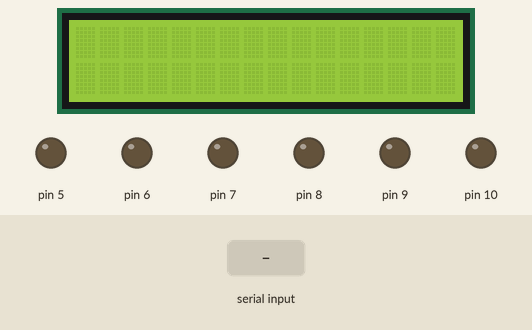
Simulated run of this sketch. Board: Arduino Uno, built with avr-gcc and run on an emulated ATmega328P. On the bench: 16×2 character LCD, output pins drawn as LEDs (lit = HIGH). The test bench sets the inputs (shaded band).

Above: at 1.2 s.
1.3 s: "forward" received over the second serial link
At 2.4 s:
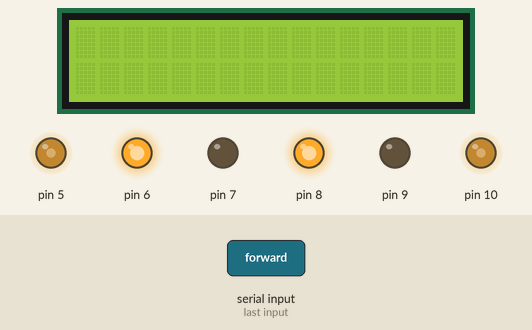
2.8 s: "backward" received over the second serial link
At 3.7 s:
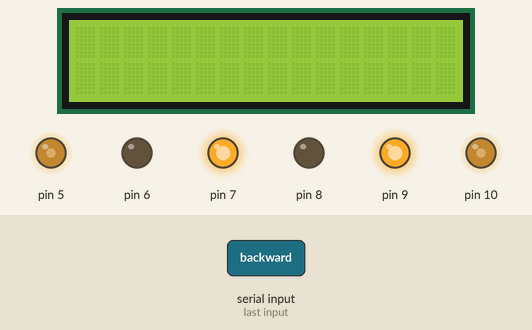
4.3 s: "turnLeft" received over the second serial link
At 4.9 s:
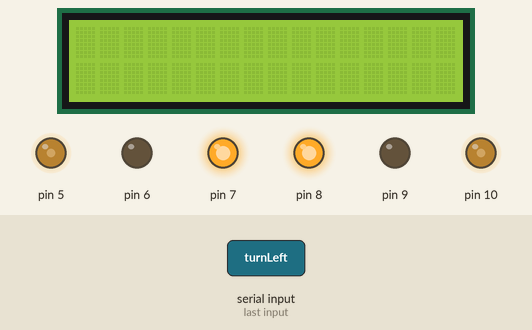
5.8 s: "turnRight" received over the second serial link
At 6.3 s:
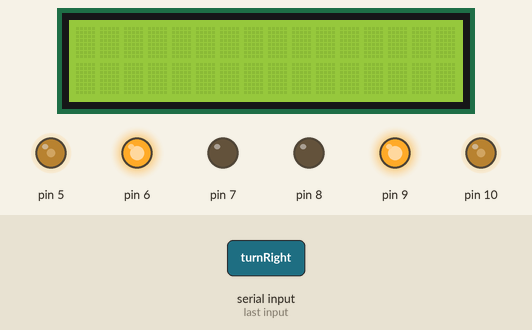
7.3 s: "stop" received over the second serial link
At 8.7 s:
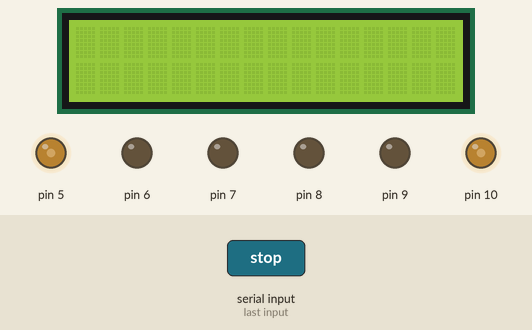
Timing chart, 0 to 9.8 s (numbered marks = the images above; inputs shaded):
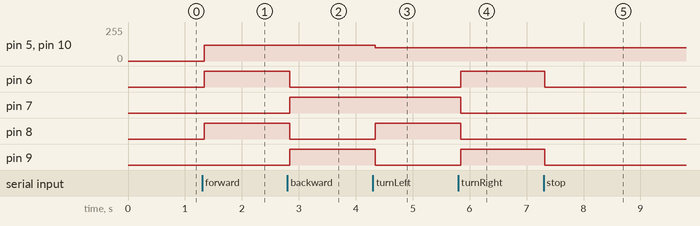

Measured:
- after the input at 1.3 s, pin 5, pin 10: 0/255 → 120/255 at once; pin 6, pin 8: LOW → HIGH at once
- after the input at 2.8 s, pin 6, pin 8: HIGH → LOW at once; pin 7, pin 9: LOW → HIGH at once
- after the input at 4.3 s, pin 5, pin 10: 120/255 → 100/255 at once; pin 8: LOW → HIGH at once; pin 9: HIGH → LOW at once
- after the input at 5.8 s, pin 6, pin 9: LOW → HIGH after 0.05 s; pin 7, pin 8: HIGH → LOW after 0.05 s
- after the input at 7.3 s, pin 6, pin 9: HIGH → LOW at once

The sketch:

dc01.ino
```cpp
#include <BtMiniCom.h>
# include "Car.h"

void receive_msg(String);

BtMiniCom com(13, 12, receive_msg);
Car car(6, 7, 5, 8, 9, 10);

void receive_msg(String msg) {
  String result = "ok: " + msg;

  if(msg == "forward") {
    car.setSpeed(120);
    car.forward();
  }
  else if(msg == "backward") {
    car.setSpeed(120);
    car.backward();
  }
  else if(msg == "turnLeft") {
    car.setSpeed(100);
    car.turnLeft();
  }
  else if(msg == "turnRight") {
    car.setSpeed(100);
    car.turnRight();
  }
  else if(msg == "stop") {
    car.stop();
  }
  else {
    result = "bad command: " + msg;
  }
  com.send(result);
}

void setup() {
  com.init();
  car.stop();
}

void loop() {
  com.run();

}
```
